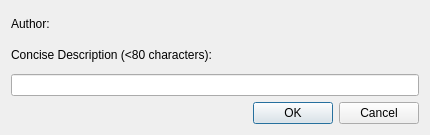
<?xml version="1.0" encoding="UTF-8"?>
<ui version="4.0">
 <class>commentdlg</class>
 <widget class="QDialog" name="commentdlg">
  <property name="geometry">
   <rect>
    <x>0</x>
    <y>0</y>
    <width>426</width>
    <height>135</height>
   </rect>
  </property>
  <property name="windowTitle">
   <string>Comment</string>
  </property>
  <layout class="QGridLayout" name="gridLayout">
   <item row="2" column="0" colspan="2">
    <widget class="QLineEdit" name="commentLineEdit">
     <property name="sizePolicy">
      <sizepolicy hsizetype="Expanding" vsizetype="Fixed">
       <horstretch>1</horstretch>
       <verstretch>0</verstretch>
      </sizepolicy>
     </property>
     <property name="minimumSize">
      <size>
       <width>408</width>
       <height>0</height>
      </size>
     </property>
     <property name="text">
      <string/>
     </property>
     <property name="maxLength">
      <number>80</number>
     </property>
     <property name="dragEnabled">
      <bool>true</bool>
     </property>
    </widget>
   </item>
   <item row="1" column="0">
    <widget class="QLabel" name="label_2">
     <property name="text">
      <string>Concise Description (&lt;80 characters):</string>
     </property>
    </widget>
   </item>
   <item row="0" column="0">
    <layout class="QHBoxLayout" name="horizontalLayout">
     <item>
      <widget class="QLabel" name="authorInfo">
       <property name="text">
        <string>Author:</string>
       </property>
      </widget>
     </item>
    </layout>
   </item>
   <item row="3" column="1">
    <widget class="QDialogButtonBox" name="buttonBox">
     <property name="orientation">
      <enum>Qt::Horizontal</enum>
     </property>
     <property name="standardButtons">
      <set>QDialogButtonBox::Cancel|QDialogButtonBox::Ok</set>
     </property>
    </widget>
   </item>
  </layout>
 </widget>
 <tabstops>
  <tabstop>buttonBox</tabstop>
 </tabstops>
 <resources/>
 <connections>
  <connection>
   <sender>buttonBox</sender>
   <signal>rejected()</signal>
   <receiver>commentdlg</receiver>
   <slot>reject()</slot>
   <hints>
    <hint type="sourcelabel">
     <x>416</x>
     <y>125</y>
    </hint>
    <hint type="destinationlabel">
     <x>142</x>
     <y>166</y>
    </hint>
   </hints>
  </connection>
  <connection>
   <sender>buttonBox</sender>
   <signal>accepted()</signal>
   <receiver>commentdlg</receiver>
   <slot>accept()</slot>
   <hints>
    <hint type="sourcelabel">
     <x>416</x>
     <y>125</y>
    </hint>
    <hint type="destinationlabel">
     <x>119</x>
     <y>155</y>
    </hint>
   </hints>
  </connection>
   <connection>
    <sender>commentLineEdit</sender>
    <signal>textChanged(QString)</signal>
    <receiver>commentdlg</receiver>
    <slot>on_commentLineEdit_textChanged()</slot>
   <hints>
    <hint type="sourcelabel">
     <x>219</x>
     <y>93</y>
    </hint>
    <hint type="destinationlabel">
     <x>207</x>
     <y>104</y>
    </hint>
   </hints>
  </connection>
 </connections>
 <slots>
  <slot>on_commentLineEdit_textChanged()</slot>
 </slots>
</ui>
